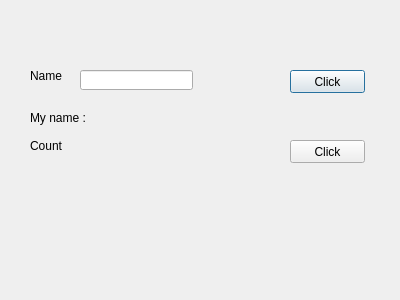
<?xml version="1.0" encoding="UTF-8"?>
<ui version="4.0">
 <class>Dialog</class>
 <widget class="QDialog" name="Dialog">
  <property name="geometry">
   <rect>
    <x>0</x>
    <y>0</y>
    <width>400</width>
    <height>300</height>
   </rect>
  </property>
  <property name="windowTitle">
   <string>Dialog</string>
  </property>
  <widget class="QPushButton" name="pushButton">
   <property name="geometry">
    <rect>
     <x>290</x>
     <y>70</y>
     <width>75</width>
     <height>23</height>
    </rect>
   </property>
   <property name="text">
    <string>Click</string>
   </property>
  </widget>
  <widget class="QLabel" name="label">
   <property name="geometry">
    <rect>
     <x>30</x>
     <y>70</y>
     <width>56</width>
     <height>12</height>
    </rect>
   </property>
   <property name="text">
    <string>Name</string>
   </property>
  </widget>
  <widget class="QLabel" name="label_2">
   <property name="geometry">
    <rect>
     <x>30</x>
     <y>140</y>
     <width>56</width>
     <height>12</height>
    </rect>
   </property>
   <property name="text">
    <string>Count</string>
   </property>
  </widget>
  <widget class="QPushButton" name="pushButton_2">
   <property name="geometry">
    <rect>
     <x>290</x>
     <y>140</y>
     <width>75</width>
     <height>23</height>
    </rect>
   </property>
   <property name="text">
    <string>Click</string>
   </property>
  </widget>
  <widget class="QLineEdit" name="lineEdit">
   <property name="geometry">
    <rect>
     <x>80</x>
     <y>70</y>
     <width>113</width>
     <height>20</height>
    </rect>
   </property>
  </widget>
  <widget class="QLabel" name="label_3">
   <property name="geometry">
    <rect>
     <x>30</x>
     <y>110</y>
     <width>331</width>
     <height>16</height>
    </rect>
   </property>
   <property name="palette">
    <palette>
     <active>
      <colorrole role="WindowText">
       <brush brushstyle="SolidPattern">
        <color alpha="255">
         <red>0</red>
         <green>0</green>
         <blue>0</blue>
        </color>
       </brush>
      </colorrole>
      <colorrole role="Button">
       <brush brushstyle="SolidPattern">
        <color alpha="255">
         <red>255</red>
         <green>255</green>
         <blue>255</blue>
        </color>
       </brush>
      </colorrole>
      <colorrole role="Light">
       <brush brushstyle="SolidPattern">
        <color alpha="255">
         <red>255</red>
         <green>255</green>
         <blue>255</blue>
        </color>
       </brush>
      </colorrole>
      <colorrole role="Midlight">
       <brush brushstyle="SolidPattern">
        <color alpha="255">
         <red>255</red>
         <green>255</green>
         <blue>255</blue>
        </color>
       </brush>
      </colorrole>
      <colorrole role="Dark">
       <brush brushstyle="SolidPattern">
        <color alpha="255">
         <red>127</red>
         <green>127</green>
         <blue>127</blue>
        </color>
       </brush>
      </colorrole>
      <colorrole role="Mid">
       <brush brushstyle="SolidPattern">
        <color alpha="255">
         <red>170</red>
         <green>170</green>
         <blue>170</blue>
        </color>
       </brush>
      </colorrole>
      <colorrole role="Text">
       <brush brushstyle="SolidPattern">
        <color alpha="255">
         <red>0</red>
         <green>0</green>
         <blue>0</blue>
        </color>
       </brush>
      </colorrole>
      <colorrole role="BrightText">
       <brush brushstyle="SolidPattern">
        <color alpha="255">
         <red>255</red>
         <green>255</green>
         <blue>255</blue>
        </color>
       </brush>
      </colorrole>
      <colorrole role="ButtonText">
       <brush brushstyle="SolidPattern">
        <color alpha="255">
         <red>0</red>
         <green>0</green>
         <blue>0</blue>
        </color>
       </brush>
      </colorrole>
      <colorrole role="Base">
       <brush brushstyle="SolidPattern">
        <color alpha="255">
         <red>255</red>
         <green>255</green>
         <blue>255</blue>
        </color>
       </brush>
      </colorrole>
      <colorrole role="Window">
       <brush brushstyle="SolidPattern">
        <color alpha="255">
         <red>255</red>
         <green>255</green>
         <blue>255</blue>
        </color>
       </brush>
      </colorrole>
      <colorrole role="Shadow">
       <brush brushstyle="SolidPattern">
        <color alpha="255">
         <red>0</red>
         <green>0</green>
         <blue>0</blue>
        </color>
       </brush>
      </colorrole>
      <colorrole role="AlternateBase">
       <brush brushstyle="SolidPattern">
        <color alpha="255">
         <red>255</red>
         <green>255</green>
         <blue>255</blue>
        </color>
       </brush>
      </colorrole>
      <colorrole role="ToolTipBase">
       <brush brushstyle="SolidPattern">
        <color alpha="255">
         <red>255</red>
         <green>255</green>
         <blue>220</blue>
        </color>
       </brush>
      </colorrole>
      <colorrole role="ToolTipText">
       <brush brushstyle="SolidPattern">
        <color alpha="255">
         <red>0</red>
         <green>0</green>
         <blue>0</blue>
        </color>
       </brush>
      </colorrole>
     </active>
     <inactive>
      <colorrole role="WindowText">
       <brush brushstyle="SolidPattern">
        <color alpha="255">
         <red>0</red>
         <green>0</green>
         <blue>0</blue>
        </color>
       </brush>
      </colorrole>
      <colorrole role="Button">
       <brush brushstyle="SolidPattern">
        <color alpha="255">
         <red>255</red>
         <green>255</green>
         <blue>255</blue>
        </color>
       </brush>
      </colorrole>
      <colorrole role="Light">
       <brush brushstyle="SolidPattern">
        <color alpha="255">
         <red>255</red>
         <green>255</green>
         <blue>255</blue>
        </color>
       </brush>
      </colorrole>
      <colorrole role="Midlight">
       <brush brushstyle="SolidPattern">
        <color alpha="255">
         <red>255</red>
         <green>255</green>
         <blue>255</blue>
        </color>
       </brush>
      </colorrole>
      <colorrole role="Dark">
       <brush brushstyle="SolidPattern">
        <color alpha="255">
         <red>127</red>
         <green>127</green>
         <blue>127</blue>
        </color>
       </brush>
      </colorrole>
      <colorrole role="Mid">
       <brush brushstyle="SolidPattern">
        <color alpha="255">
         <red>170</red>
         <green>170</green>
         <blue>170</blue>
        </color>
       </brush>
      </colorrole>
      <colorrole role="Text">
       <brush brushstyle="SolidPattern">
        <color alpha="255">
         <red>0</red>
         <green>0</green>
         <blue>0</blue>
        </color>
       </brush>
      </colorrole>
      <colorrole role="BrightText">
       <brush brushstyle="SolidPattern">
        <color alpha="255">
         <red>255</red>
         <green>255</green>
         <blue>255</blue>
        </color>
       </brush>
      </colorrole>
      <colorrole role="ButtonText">
       <brush brushstyle="SolidPattern">
        <color alpha="255">
         <red>0</red>
         <green>0</green>
         <blue>0</blue>
        </color>
       </brush>
      </colorrole>
      <colorrole role="Base">
       <brush brushstyle="SolidPattern">
        <color alpha="255">
         <red>255</red>
         <green>255</green>
         <blue>255</blue>
        </color>
       </brush>
      </colorrole>
      <colorrole role="Window">
       <brush brushstyle="SolidPattern">
        <color alpha="255">
         <red>255</red>
         <green>255</green>
         <blue>255</blue>
        </color>
       </brush>
      </colorrole>
      <colorrole role="Shadow">
       <brush brushstyle="SolidPattern">
        <color alpha="255">
         <red>0</red>
         <green>0</green>
         <blue>0</blue>
        </color>
       </brush>
      </colorrole>
      <colorrole role="AlternateBase">
       <brush brushstyle="SolidPattern">
        <color alpha="255">
         <red>255</red>
         <green>255</green>
         <blue>255</blue>
        </color>
       </brush>
      </colorrole>
      <colorrole role="ToolTipBase">
       <brush brushstyle="SolidPattern">
        <color alpha="255">
         <red>255</red>
         <green>255</green>
         <blue>220</blue>
        </color>
       </brush>
      </colorrole>
      <colorrole role="ToolTipText">
       <brush brushstyle="SolidPattern">
        <color alpha="255">
         <red>0</red>
         <green>0</green>
         <blue>0</blue>
        </color>
       </brush>
      </colorrole>
     </inactive>
     <disabled>
      <colorrole role="WindowText">
       <brush brushstyle="SolidPattern">
        <color alpha="255">
         <red>127</red>
         <green>127</green>
         <blue>127</blue>
        </color>
       </brush>
      </colorrole>
      <colorrole role="Button">
       <brush brushstyle="SolidPattern">
        <color alpha="255">
         <red>255</red>
         <green>255</green>
         <blue>255</blue>
        </color>
       </brush>
      </colorrole>
      <colorrole role="Light">
       <brush brushstyle="SolidPattern">
        <color alpha="255">
         <red>255</red>
         <green>255</green>
         <blue>255</blue>
        </color>
       </brush>
      </colorrole>
      <colorrole role="Midlight">
       <brush brushstyle="SolidPattern">
        <color alpha="255">
         <red>255</red>
         <green>255</green>
         <blue>255</blue>
        </color>
       </brush>
      </colorrole>
      <colorrole role="Dark">
       <brush brushstyle="SolidPattern">
        <color alpha="255">
         <red>127</red>
         <green>127</green>
         <blue>127</blue>
        </color>
       </brush>
      </colorrole>
      <colorrole role="Mid">
       <brush brushstyle="SolidPattern">
        <color alpha="255">
         <red>170</red>
         <green>170</green>
         <blue>170</blue>
        </color>
       </brush>
      </colorrole>
      <colorrole role="Text">
       <brush brushstyle="SolidPattern">
        <color alpha="255">
         <red>127</red>
         <green>127</green>
         <blue>127</blue>
        </color>
       </brush>
      </colorrole>
      <colorrole role="BrightText">
       <brush brushstyle="SolidPattern">
        <color alpha="255">
         <red>255</red>
         <green>255</green>
         <blue>255</blue>
        </color>
       </brush>
      </colorrole>
      <colorrole role="ButtonText">
       <brush brushstyle="SolidPattern">
        <color alpha="255">
         <red>127</red>
         <green>127</green>
         <blue>127</blue>
        </color>
       </brush>
      </colorrole>
      <colorrole role="Base">
       <brush brushstyle="SolidPattern">
        <color alpha="255">
         <red>255</red>
         <green>255</green>
         <blue>255</blue>
        </color>
       </brush>
      </colorrole>
      <colorrole role="Window">
       <brush brushstyle="SolidPattern">
        <color alpha="255">
         <red>255</red>
         <green>255</green>
         <blue>255</blue>
        </color>
       </brush>
      </colorrole>
      <colorrole role="Shadow">
       <brush brushstyle="SolidPattern">
        <color alpha="255">
         <red>0</red>
         <green>0</green>
         <blue>0</blue>
        </color>
       </brush>
      </colorrole>
      <colorrole role="AlternateBase">
       <brush brushstyle="SolidPattern">
        <color alpha="255">
         <red>255</red>
         <green>255</green>
         <blue>255</blue>
        </color>
       </brush>
      </colorrole>
      <colorrole role="ToolTipBase">
       <brush brushstyle="SolidPattern">
        <color alpha="255">
         <red>255</red>
         <green>255</green>
         <blue>220</blue>
        </color>
       </brush>
      </colorrole>
      <colorrole role="ToolTipText">
       <brush brushstyle="SolidPattern">
        <color alpha="255">
         <red>0</red>
         <green>0</green>
         <blue>0</blue>
        </color>
       </brush>
      </colorrole>
     </disabled>
    </palette>
   </property>
   <property name="cursor">
    <cursorShape>ArrowCursor</cursorShape>
   </property>
   <property name="contextMenuPolicy">
    <enum>Qt::DefaultContextMenu</enum>
   </property>
   <property name="text">
    <string>My name : </string>
   </property>
  </widget>
 </widget>
 <resources/>
 <connections/>
</ui>
